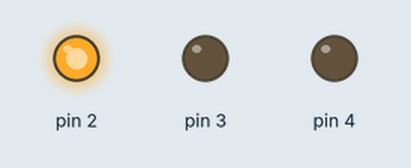
Recording of a sketch running on a simulated Arduino Uno, built with avr-gcc and run on an emulated ATmega328P. Shown: output pins drawn as LEDs (lit = HIGH).

Above: at 1.5 s.
At 3.5 s:
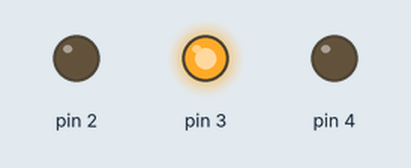
At 5.0 s:
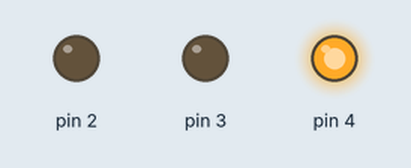
Timing chart, 0 to 7.8 s (numbered marks = the images above):
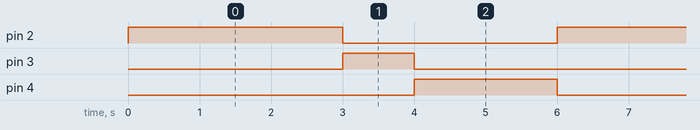

Measured:
- by itself, pin 2: alternates HIGH for 3.0 s and LOW for 3.0 s
- by itself, pin 3: alternates HIGH for 1.0 s and LOW for 5.0 s
- by itself, pin 4: alternates HIGH for 2.0 s and LOW for 4.0 s

The sketch:

traffic_light.ino
```cpp
void setup() {
  pinMode(2, OUTPUT);
  pinMode(3, OUTPUT);
  pinMode(4, OUTPUT);
}

void loop() {
  digitalWrite(2, HIGH); delay(3000);
  digitalWrite(2, LOW);

  digitalWrite(3, HIGH); delay(1000);
  digitalWrite(3, LOW);

  digitalWrite(4, HIGH); delay(2000);
  digitalWrite(4, LOW);
}
```
